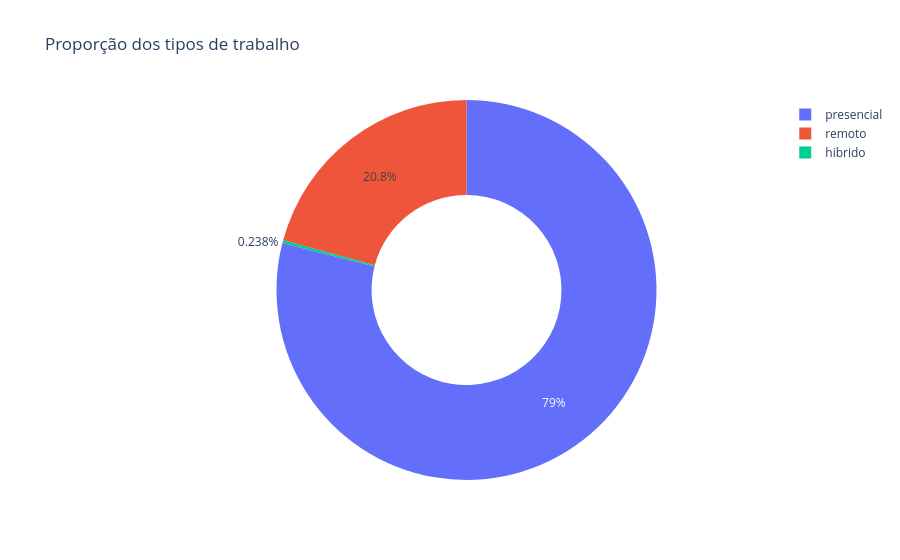

Here is the notebook cell this chart was saved with:
### Code cell
remoto_contagem = df_limpo['remoto'].value_counts().reset_index()
remoto_contagem.columns = ['tipo_trabalho', 'quantidade']

fig = px.pie(remoto_contagem,
             names='tipo_trabalho',
             values='quantidade',
             title='Proporção dos tipos de trabalho',
             hole=0.5
          )
fig

# fig.show()

### Figure 1 — Plotly figure (JSON) as saved in the notebook; plotly's stock layout.template omitted (floating-point values rounded to 4 significant figures)
{"data": [{"domain": {"x": [0, 1], "y": [0, 1]}, "hole": 0.5, "hovertemplate": "tipo_trabalho=%{label}<br>quantidade=%{value}<extra></extra>", "labels": ["presencial", "remoto", "hibrido"], "legendgroup": "", "name": "", "showlegend": true, "type": "pie", "values": [105305, 27716, 318]}], "layout": {"legend": {"tracegroupgap": 0}, "title": {"text": "Proporção dos tipos de trabalho"}}}
